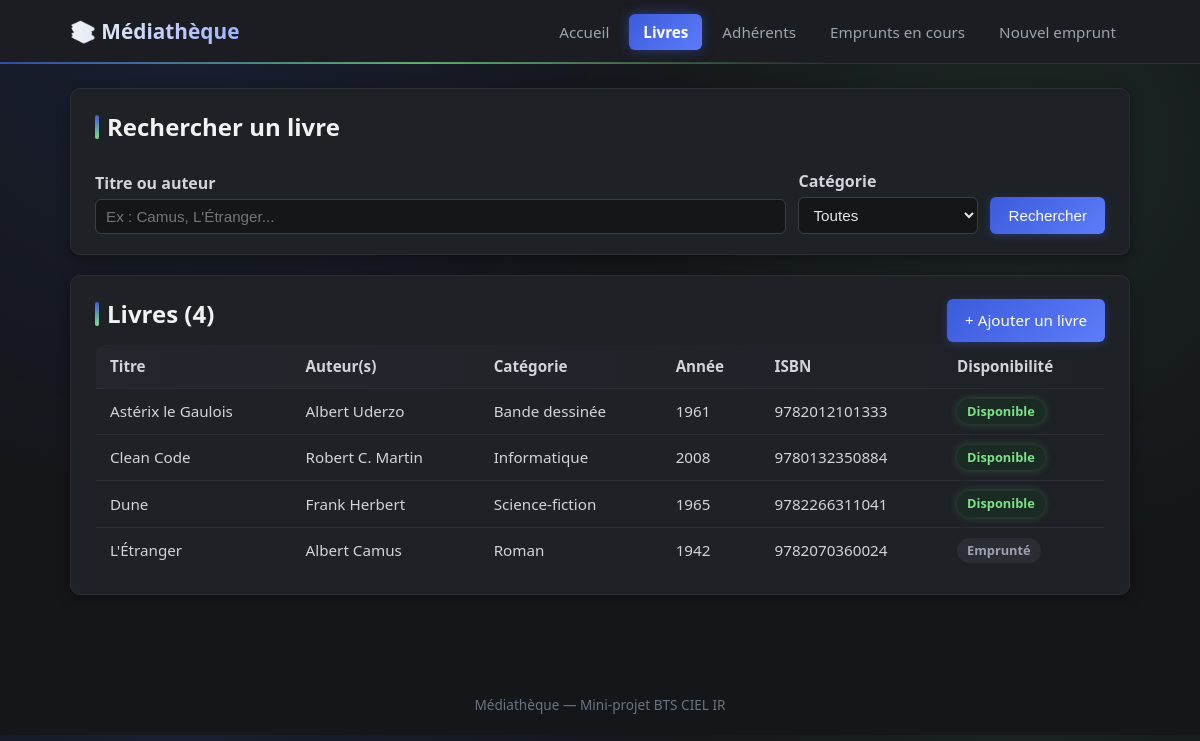
The app's page /mini-projet/livres.php with its own data.
### tables this page shows
CREATE TABLE LIVRE (
    id_livre          INT AUTO_INCREMENT PRIMARY KEY,
    titre             VARCHAR(200) NOT NULL,
    isbn              VARCHAR(20) NOT NULL UNIQUE,
    annee_publication INT,
    disponible        BOOLEAN NOT NULL DEFAULT TRUE,
    id_categorie      INT,
    FOREIGN KEY (id_categorie) REFERENCES CATEGORIE(id_categorie)
);

CREATE TABLE CATEGORIE (
    id_categorie INT AUTO_INCREMENT PRIMARY KEY,
    libelle      VARCHAR(80) NOT NULL UNIQUE
);

### mini-projet/livres.php (the view, shortened to what this page needs)
<?php
require 'config/db.php';
$recherche = trim($_GET['q'] ?? '');
$sql = "
    SELECT
        l.id_livre, l.titre, l.isbn, l.annee_publication, l.disponible,
        c.libelle AS categorie,
        GROUP_CONCAT(DISTINCT CONCAT(a.prenom, ' ', a.nom) SEPARATOR ', ') AS auteurs
    FROM LIVRE l
    LEFT JOIN CATEGORIE c ON c.id_categorie = l.id_categorie
    LEFT JOIN LIVRE_AUTEUR la ON la.id_livre = l.id_livre
    LEFT JOIN AUTEUR a ON a.id_auteur = la.id_auteur
    WHERE 1 = 1
";
$params = [];
$sql .= " GROUP BY l.id_livre ORDER BY l.titre ASC";
$stmt = $pdo->prepare($sql);
$stmt->execute($params);
$livres = $stmt->fetchAll();
require 'includes/header.php';
?>
<div class="card">
    <h2>Rechercher un livre</h2>
    <form method="get" action="livres.php" style="display:flex; gap:12px; flex-wrap:wrap; align-items:flex-end;">
        <div style="flex:1; min-width:200px;">
            <label for="q">Titre ou auteur</label>
            <input type="text" id="q" name="q" value="<?= htmlspecialchars($recherche) ?>" placeholder="Ex : Camus, L'Étranger...">
        </div>
        <div style="min-width:180px;">
            <label for="categorie">Catégorie</label>
            <select id="categorie" name="categorie">
                <option value="">Toutes</option>
            </select>
        </div>
        <div>
            <button type="submit">Rechercher</button>
        </div>
    </form>
</div>
<div class="card">
    <div style="display:flex; justify-content:space-between; align-items:center; flex-wrap:wrap; gap:10px;">
        <h2>Livres (<?= count($livres) ?>)</h2>
        <a class="btn" href="ajouter_livre.php" style="margin-top:0;">+ Ajouter un livre</a>
    </div>
    <table>
        <thead>
        <tr>
            <th>Titre</th>
            <th>Auteur(s)</th>
            <th>Catégorie</th>
            <th>Année</th>
            <th>ISBN</th>
            <th>Disponibilité</th>
        </tr>
        </thead>
        <tbody>
        <?php foreach ($livres as $livre): ?>
            <tr>
                <td><?= htmlspecialchars($livre['titre']) ?></td>
                <td><?= htmlspecialchars($livre['auteurs'] ?? '—') ?></td>
                <td><?= htmlspecialchars($livre['categorie'] ?? '—') ?></td>
                <td><?= htmlspecialchars($livre['annee_publication']) ?></td>
                <td><?= htmlspecialchars($livre['isbn']) ?></td>
                <td>
                    <?php if ($livre['disponible']): ?>
                        <span class="badge badge-dispo">Disponible</span>
                    <?php else: ?>
                        <span class="badge badge-emprunte">Emprunté</span>
                    <?php endif; ?>
                </td>
            </tr>
        <?php endforeach; ?>
        </tbody>
    </table>
</div>
<?php require 'includes/footer.php'; ?>

### mini-projet/includes/header.php (shortened to what this page needs)
<?php
$page_courante = basename($_SERVER['PHP_SELF']);
?>
<!DOCTYPE html>
<html lang="fr">
<head>
    <link rel="stylesheet" href="assets/style.css">
</head>
<body>
<header>
    <div class="header-inner">
        <h1>📚 Médiathèque</h1>
        <nav>
            <ul>
                <li><a href="index.php" class="<?= $page_courante === 'index.php' ? 'active' : '' ?>">Accueil</a></li>
                <li><a href="livres.php" class="<?= $page_courante === 'livres.php' ? 'active' : '' ?>">Livres</a></li>
                <li><a href="adherents.php" class="<?= $page_courante === 'adherents.php' ? 'active' : '' ?>">Adhérents</a></li>
                <li><a href="emprunts.php" class="<?= $page_courante === 'emprunts.php' ? 'active' : '' ?>">Emprunts en cours</a></li>
                <li><a href="emprunter.php" class="<?= $page_courante === 'emprunter.php' ? 'active' : '' ?>">Nouvel emprunt</a></li>
            </ul>
        </nav>
    </div>
</header>
<main class="container">

### mini-projet/includes/footer.php
</main>
<footer>
    <p>Médiathèque — Mini-projet BTS CIEL IR</p>
</footer>
</body>
</html>

### mini-projet/assets/style.css (style rules this page uses)
* { box-sizing: border-box; margin: 0; padding: 0; }
body { font-family: "Segoe UI", Arial, sans-serif; background: radial-gradient(circle at 15% 0%, rgba(59, 91, 219, 0.12), transparent 40%), radial-gradient(circle at 85% 20%, rgba(126, 224, 138, 0.08), transparent 35%), #14161a; color: #e4e6eb; line-height: 1.5; }
.container { max-width: 1100px; margin: 0 auto; padding: 24px 20px 60px; }
header { background: #1b1d22; border-bottom: 1px solid #2a2d33; position: relative; }
header::after { content: ""; position: absolute; bottom: -1px; left: 0; right: 0; height: 2px; background: linear-gradient(90deg, #3b5bdb, #7ee08a, transparent 70%); opacity: 0.7; }
.header-inner { max-width: 1100px; margin: 0 auto; padding: 16px 20px; display: flex; flex-wrap: wrap; align-items: center; justify-content: space-between; gap: 12px; }
header h1 { font-size: 1.3rem; background: linear-gradient(90deg, #f1f2f4, #9db4ff); -webkit-background-clip: text; background-clip: text; color: transparent; }
nav ul { list-style: none; display: flex; flex-wrap: wrap; gap: 6px; }
nav a { color: #9ca3af; text-decoration: none; padding: 8px 14px; border-radius: 6px; font-size: 0.95rem; transition: background 0.15s, color 0.15s; }
nav a.active { background: linear-gradient(135deg, #3b5bdb, #5c7cfa); color: #fff; font-weight: 600; box-shadow: 0 0 12px rgba(59, 91, 219, 0.5); }
.card { background: #1e2126; border: 1px solid #2a2d33; border-radius: 10px; padding: 20px 24px; margin-bottom: 20px; box-shadow: 0 4px 14px rgba(0, 0, 0, 0.35); transition: border-color 0.15s, box-shadow 0.15s; }
h2 { margin-bottom: 12px; color: #f1f2f4; display: flex; align-items: center; gap: 8px; }
h2::before { content: ""; display: inline-block; width: 4px; height: 1em; background: linear-gradient(180deg, #3b5bdb, #7ee08a); border-radius: 2px; }
table { width: 100%; border-collapse: collapse; background: #1e2126; border: 1px solid #2a2d33; border-radius: 10px; overflow: hidden; }
thead { background: linear-gradient(90deg, #23262c, #1e2126); color: #e4e6eb; }
th, td { padding: 10px 14px; text-align: left; border-bottom: 1px solid #2a2d33; font-size: 0.95rem; color: #d1d5db; }
tbody tr { transition: background 0.15s; }
tbody tr:last-child td { border-bottom: none; }
.badge { display: inline-block; padding: 3px 10px; border-radius: 20px; font-size: 0.8rem; font-weight: 600; }
.badge-dispo { background: #16332099; color: #7ee08a; box-shadow: 0 0 8px rgba(126, 224, 138, 0.25); }
.badge-emprunte { background: #2a2d33; color: #9ca3af; }
form label { display: block; font-weight: 600; margin-top: 12px; margin-bottom: 4px; color: #d1d5db; }
form input[type="text"], form input[type="date"], form input[type="email"], form select { width: 100%; padding: 8px 10px; background: #14161a; border: 1px solid #3a3d44; border-radius: 6px; font-size: 0.95rem; color: #e4e6eb; transition: border-color 0.15s, box-shadow 0.15s; }
form button, .btn { margin-top: 16px; background: linear-gradient(135deg, #3b5bdb, #5c7cfa); color: #fff; border: none; padding: 10px 18px; border-radius: 6px; font-size: 0.95rem; cursor: pointer; text-decoration: none; display: inline-block; box-shadow: 0 2px 10px rgba(59, 91, 219, 0.35); transition: transform 0.1s, box-shadow 0.15s; }
footer { text-align: center; color: #6b7280; font-size: 0.85rem; padding: 20px 0; }

### records on screen
livre: titre "Astérix le Gaulois", auteurs "Albert Uderzo", id_categorie.libelle "Bande dessinée", annee_publication "1961", isbn "9782012101333", disponible "Disponible"
livre: titre "Clean Code", auteurs "Robert C. Martin", id_categorie.libelle "Informatique", annee_publication "2008", isbn "9780132350884", disponible "Disponible"
livre: titre "Dune", auteurs "Frank Herbert", id_categorie.libelle "Science-fiction", annee_publication "1965", isbn "9782266311041", disponible "Disponible"
livre: titre "L'Étranger", auteurs "Albert Camus", id_categorie.libelle "Roman", annee_publication "1942", isbn "9782070360024", disponible "Emprunté"

### other values on screen
count($livres) "4"
